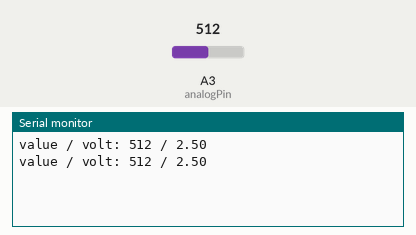
Recording of a sketch running on a simulated Arduino Uno, built with avr-gcc and run on an emulated ATmega328P. Shown: the last lines printed to the serial monitor. The test bench sets the inputs (shaded band); at power-on: A3 (analogPin) = 512.

Above: at 2.8 s.
2.9 s: A3 (analogPin) set to 716
At 4.3 s:
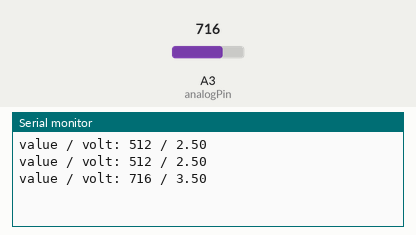
5.6 s: A3 (analogPin) set to 900
At 7.0 s:
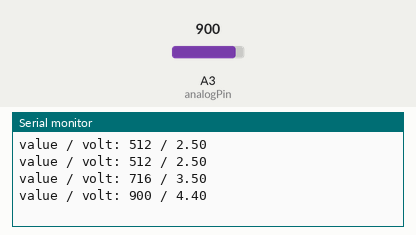
Timing chart, 0 to 8.6 s (numbered marks = the images above; inputs shaded):
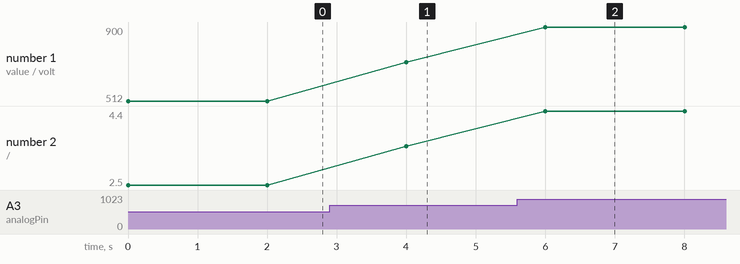

The sketch:

Potentiometer.ino
```cpp
int analogPin = 3;
int val = 0;
float v_convert = 0.0f;

void setup() {
  Serial.begin(9600);
}

void loop() {
  val = analogRead(analogPin);
  v_convert = (float)val / 1023.0f * 5.0f;

  Serial.print("value / volt: ");
  Serial.print(val);
  Serial.print(" / ");
  Serial.println(v_convert);

  delay(2000);
}
```

Measured:
- after the input at 2.9 s, the serial monitor: prints a new line after 1.1 s (image 1)
- after the input at 5.6 s, the serial monitor: prints a new line after 0.40 s (image 2)
- plotted number 1: 512 → 716 after the input at 2.9 s, 716 → 900 after the input at 5.6 s
- plotted number 2: 2.5 → 3.5 after the input at 2.9 s, 3.5 → 4.4 after the input at 5.6 s
